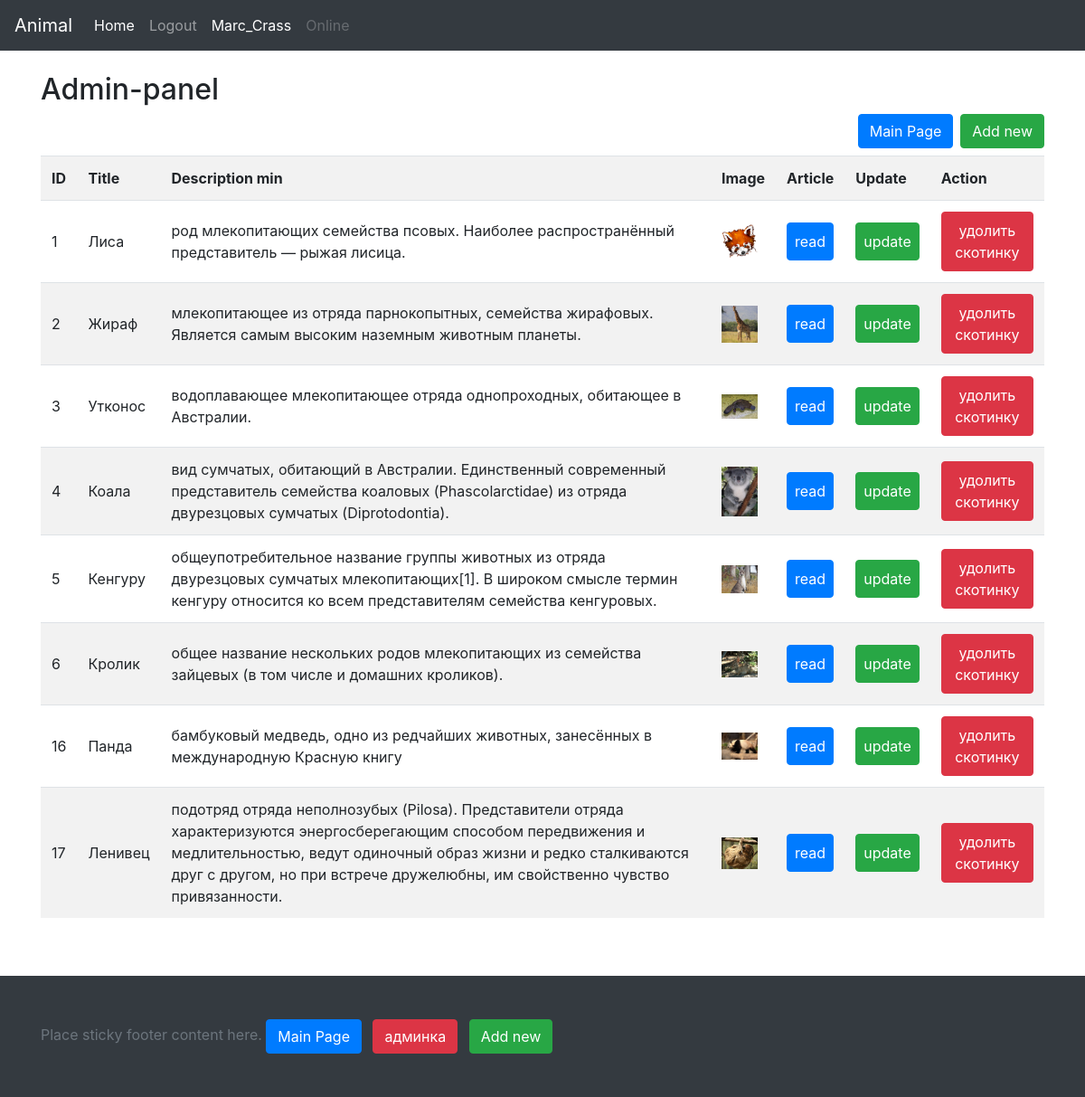
/admin.php (signed in), run on the app's committed database.
### tables this page shows
CREATE TABLE `info` (
  `id` int(11) NOT NULL,
  `title` varchar(255) NOT NULL,
  `category` int(11) NOT NULL,
  `descr_min` text NOT NULL,
  `description` text NOT NULL,
  `image` varchar(500) DEFAULT NULL
);

### core/function.php (called while the page is built, shortened)
<?php
function select($conn){
    $sql = "SELECT * FROM info";
    $result = mysqli_query($conn, $sql);
    $a = array();
    if (mysqli_num_rows($result) > 0) {
        while($row = mysqli_fetch_assoc($result)) {
            $a[] = $row;
        }
    }
    return $a;
}
?>

### admin.php (the view, shortened to what this page needs)
<?php require_once 'template/include.php'; ?>
<?php
    $data = select($conn);
    require_once('template/header.php');
?>
<div class="container">
    <div class="row">
        <div class="col-lg-12">
        <?php
            echo '<h2>Admin-panel</h2>';
            echo '<div class="mt-2 mb-2 text-right">';
            echo '<a href="/"><button class="btn btn-primary mr-2">Main Page</button></a>';
			echo '<a href="/admin-create"><button class="btn btn-success">Add new</button></a></div>';
            $out = '<table  class="table table-striped">';
            $out .='<tr><th>ID</th><th>Title</th><th>Description min</th><th>Image</th><th>Article</th><th>Update</th><th>Action</th></tr>';
            for ($i=0; $i < count($data); $i++){
            $out .="<tr class='admin-tr'>
                        <td>{$data[$i]['id']}</td>
                        <td>{$data[$i]['title']}</td>
                        <td>{$data[$i]['descr_min']}</td>
                        <td><img src='/images/{$data[$i]['image']}' width='40'></td>
                        <td><a href='/article/{$data[$i]['id']}' class='btn btn-primary p-2'>read</a></td>
                        <td><a href='/admin-update/{$data[$i]['id']}' class='btn btn-success p-2'>update</a></td>
                        <td><a data='{$data[$i]['id']}' class='check-delete btn btn-danger text-white p-2'>удолить скотинку</a></td>
                    </tr>";
            }
            $out .='</table>';
            echo $out;
            ?>
        </div>
    </div>
</div>
<?php
require_once('template/footer.php');
?>

### css/style.css (style rules this page uses)
html, body { height: 100%; }
.admin-tr > td { vertical-align: middle; }

### data on the page
info: id "1", title "Лиса", descr_min "род млекопитающих семейства псовых. Наиболее распространённый представитель — рыжая лисица.", image (picture)
info: id "2", title "Жираф", descr_min "млекопитающее из отряда парнокопытных, семейства жирафовых. Является самым высоким наземным животным планеты.", image (picture)
info: id "3", title "Утконос", descr_min "водоплавающее млекопитающее отряда однопроходных, обитающее в Австралии.", image (picture)
info: id "4", title "Коала", descr_min "вид сумчатых, обитающий в Австралии. Единственный современный представитель семейства коаловых (Phascolarctidae) из отряда двурезцовых сумчатых (Diprotodontia).", image (picture)
info: id "5", title "Кенгуру", descr_min "общеупотребительное название группы животных из отряда двурезцовых сумчатых млекопитающих[1]. В широком смысле термин кенгуру относится ко всем представителям семейства кенгуровых.", image (picture)
info: id "6", title "Кролик", descr_min "общее название нескольких родов млекопитающих из семейства зайцевых (в том числе и домашних кроликов).", image (picture)
info: id "16", title "Панда", descr_min "бамбуковый медведь, одно из редчайших животных, занесённых в международную Красную книгу", image (picture)
info: id "17", title "Ленивец", descr_min "подотряд отряда неполнозубых (Pilosa). Представители отряда характеризуются энергосберегающим способом передвижения и медлительностью, ведут одиночный образ жизни и редко сталкиваются друг с другом, но при встрече дружелюбны, им свойственно чувство привязанности.", image (picture)

### other printed values
$user_login->{'login'} "Marc_Crass"
